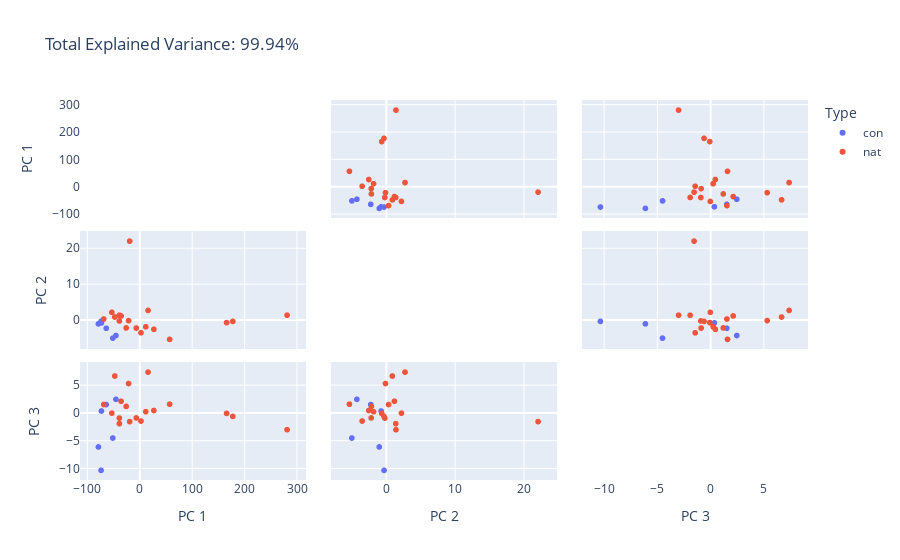

The code cell stored with this chart in its notebook:
### Markdown cell above
#### IF with PCA

### Code cell
n_components = 3
pca = PCA(n_components=n_components)
components = pca.fit_transform(data.iloc[:,2:].values.round(decimals=3))

total_var = pca.explained_variance_ratio_.sum() * 100

labels = {str(i): f"PC {i+1}" for i in range(n_components)}
labels['color'] = 'Type'

fig = px.scatter_matrix(
    components,
    color=data['Type'],
    dimensions=range(n_components),
    labels=labels,
    title=f'Total Explained Variance: {total_var:.2f}%',
)
fig.update_traces(diagonal_visible=False)
fig.show()

### Figure 1 — Plotly figure (JSON) as saved in the notebook; plotly's stock layout.template omitted (floating-point values rounded to 4 significant figures)
{"data": [{"diagonal": {"visible": false}, "dimensions": [{"axis": {"matches": true}, "label": "PC 1", "values": [-45.3, -73.73, -63.95, -73.0, -78.74, -51.34]}, {"axis": {"matches": true}, "label": "PC 2", "values": [-4.264, -0.3113, -2.24, -0.7381, -1.007, -4.991]}, {"axis": {"matches": true}, "label": "PC 3", "values": [2.493, -10.34, 1.551, 0.3818, -6.108, -4.495]}], "hovertemplate": "Type=con<br>%{xaxis.title.text}=%{x}<br>%{yaxis.title.text}=%{y}<extra></extra>", "legendgroup": "con", "marker": {"color": "#636efa", "symbol": "circle"}, "name": "con", "showlegend": true, "type": "splom"}, {"diagonal": {"visible": false}, "dimensions": [{"axis": {"matches": true}, "label": "PC 1", "values": [-38.78, 2.599, 166.1, -21.16, -53.13, -19.06, -25.78, -35.43, 16.05, 11.65, -6.415, 57.28, -38.71, -68.62, 178.0, -47.52, 281.7, 27.21]}, {"axis": {"matches": true}, "label": "PC 2", "values": [-0.1957, -3.5, -0.6524, -0.09725, 2.222, 22.1, -2.146, 1.203, 2.743, -1.834, -2.179, -5.344, 1.395, 0.3507, -0.3189, 0.903, 1.426, -2.529]}, {"axis": {"matches": true}, "label": "PC 3", "values": [-0.8934, -1.424, -0.04737, 5.35, -0.001676, -1.529, 1.219, 2.149, 7.41, 0.2625, -0.8633, 1.619, -1.9, 1.562, -0.5899, 6.704, -2.987, 0.4755]}], "hovertemplate": "Type=nat<br>%{xaxis.title.text}=%{x}<br>%{yaxis.title.text}=%{y}<extra></extra>", "legendgroup": "nat", "marker": {"color": "#EF553B", "symbol": "circle"}, "name": "nat", "showlegend": true, "type": "splom"}], "layout": {"dragmode": "select", "legend": {"title": {"text": "Type"}, "tracegroupgap": 0}, "title": {"text": "Total Explained Variance: 99.94%"}}}
